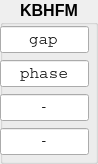
        <widget class="QGroupBox" name="groupBox_KBHFM_record">
         <property name="font">
          <font>
           <pointsize>12</pointsize>
           <weight>75</weight>
           <bold>true</bold>
           <kerning>true</kerning>
          </font>
         </property>
         <property name="title">
          <string>KBHFM</string>
         </property>
         <property name="alignment">
          <set>Qt::AlignHCenter|Qt::AlignTop</set>
         </property>
         <widget class="QLineEdit" name="lineEdit_plt_KBH_X">
          <property name="geometry">
           <rect>
            <x>0</x>
            <y>26</y>
            <width>89</width>
            <height>27</height>
           </rect>
          </property>
          <property name="sizePolicy">
           <sizepolicy hsizetype="Fixed" vsizetype="Fixed">
            <horstretch>0</horstretch>
            <verstretch>0</verstretch>
           </sizepolicy>
          </property>
          <property name="font">
           <font>
            <family>Courier</family>
            <pointsize>12</pointsize>
            <weight>50</weight>
            <bold>false</bold>
           </font>
          </property>
          <property name="statusTip">
           <string>optic 1</string>
          </property>
          <property name="whatsThis">
           <string>first optic title</string>
          </property>
          <property name="text">
           <string>gap</string>
          </property>
          <property name="alignment">
           <set>Qt::AlignCenter</set>
          </property>
         </widget>
         <widget class="QLineEdit" name="lineEdit_plt_KBH_Z">
          <property name="geometry">
           <rect>
            <x>0</x>
            <y>60</y>
            <width>89</width>
            <height>27</height>
           </rect>
          </property>
          <property name="sizePolicy">
           <sizepolicy hsizetype="Fixed" vsizetype="Fixed">
            <horstretch>0</horstretch>
            <verstretch>0</verstretch>
           </sizepolicy>
          </property>
          <property name="font">
           <font>
            <family>Courier</family>
            <pointsize>12</pointsize>
            <weight>50</weight>
            <bold>false</bold>
           </font>
          </property>
          <property name="statusTip">
           <string>optic 1</string>
          </property>
          <property name="whatsThis">
           <string>first optic title</string>
          </property>
          <property name="text">
           <string>phase</string>
          </property>
          <property name="alignment">
           <set>Qt::AlignCenter</set>
          </property>
         </widget>
         <widget class="QLineEdit" name="lineEdit_plt_M3_Rz_2">
          <property name="enabled">
           <bool>true</bool>
          </property>
          <property name="geometry">
           <rect>
            <x>0</x>
            <y>94</y>
            <width>89</width>
            <height>27</height>
           </rect>
          </property>
          <property name="sizePolicy">
           <sizepolicy hsizetype="Fixed" vsizetype="Fixed">
            <horstretch>0</horstretch>
            <verstretch>0</verstretch>
           </sizepolicy>
          </property>
          <property name="font">
           <font>
            <family>Courier</family>
            <pointsize>12</pointsize>
            <weight>50</weight>
            <bold>false</bold>
           </font>
          </property>
          <property name="statusTip">
           <string>optic 1</string>
          </property>
          <property name="whatsThis">
           <string>first optic title</string>
          </property>
          <property name="text">
           <string>-</string>
          </property>
          <property name="frame">
           <bool>true</bool>
          </property>
          <property name="alignment">
           <set>Qt::AlignCenter</set>
          </property>
          <property name="clearButtonEnabled">
           <bool>false</bool>
          </property>
         </widget>
         <widget class="QLineEdit" name="lineEdit_plt_KBH_Ry">
          <property name="enabled">
           <bool>true</bool>
          </property>
          <property name="geometry">
           <rect>
            <x>0</x>
            <y>128</y>
            <width>89</width>
            <height>27</height>
           </rect>
          </property>
          <property name="sizePolicy">
           <sizepolicy hsizetype="Fixed" vsizetype="Fixed">
            <horstretch>0</horstretch>
            <verstretch>0</verstretch>
           </sizepolicy>
          </property>
          <property name="font">
           <font>
            <family>Courier</family>
            <pointsize>12</pointsize>
            <weight>50</weight>
            <bold>false</bold>
           </font>
          </property>
          <property name="statusTip">
           <string>optic 1</string>
          </property>
          <property name="whatsThis">
           <string>first optic title</string>
          </property>
          <property name="text">
           <string>-</string>
          </property>
          <property name="frame">
           <bool>true</bool>
          </property>
          <property name="alignment">
           <set>Qt::AlignCenter</set>
          </property>
         </widget>
        </widget>
